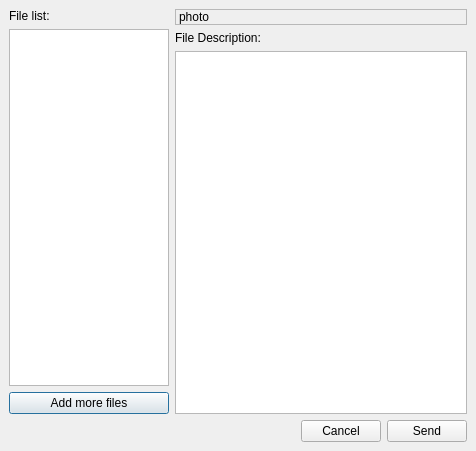
<ui version="4.0" >
 <class>albumFiletransferDialog</class>
 <widget class="QDialog" name="albumFiletransferDialog" >
  <property name="geometry" >
   <rect>
    <x>0</x>
    <y>0</y>
    <width>476</width>
    <height>451</height>
   </rect>
  </property>
  <property name="windowTitle" >
   <string>Filetransfer</string>
  </property>
  <property name="windowIcon" >
   <iconset>
    <normaloff>images/16x16/apps/jabbim.png</normaloff>images/16x16/apps/jabbim.png</iconset>
  </property>
  <layout class="QGridLayout" >
   <property name="margin" >
    <number>9</number>
   </property>
   <property name="spacing" >
    <number>6</number>
   </property>
   <item row="0" column="0" colspan="2" >
    <layout class="QHBoxLayout" >
     <property name="spacing" >
      <number>6</number>
     </property>
     <property name="margin" >
      <number>0</number>
     </property>
     <item>
      <layout class="QVBoxLayout" >
       <property name="spacing" >
        <number>6</number>
       </property>
       <property name="margin" >
        <number>0</number>
       </property>
       <item>
        <widget class="QLabel" name="label" >
         <property name="text" >
          <string>File list:</string>
         </property>
        </widget>
       </item>
       <item>
        <widget class="QListWidget" name="files" >
         <property name="maximumSize" >
          <size>
           <width>160</width>
           <height>16777215</height>
          </size>
         </property>
        </widget>
       </item>
       <item>
        <widget class="QPushButton" name="addFiles" >
         <property name="text" >
          <string>Add more files</string>
         </property>
        </widget>
       </item>
      </layout>
     </item>
     <item>
      <layout class="QVBoxLayout" >
       <property name="spacing" >
        <number>6</number>
       </property>
       <property name="margin" >
        <number>0</number>
       </property>
       <item>
        <widget class="QLabel" name="photo" >
         <property name="frameShape" >
          <enum>QFrame::StyledPanel</enum>
         </property>
         <property name="text" >
          <string>photo</string>
         </property>
        </widget>
       </item>
       <item>
        <widget class="QLabel" name="label_2" >
         <property name="text" >
          <string>File Description:</string>
         </property>
        </widget>
       </item>
       <item>
        <widget class="QTextEdit" name="description" />
       </item>
      </layout>
     </item>
    </layout>
   </item>
   <item row="1" column="1" >
    <layout class="QHBoxLayout" >
     <property name="spacing" >
      <number>6</number>
     </property>
     <property name="margin" >
      <number>0</number>
     </property>
     <item>
      <widget class="QPushButton" name="pushButton_2" >
       <property name="text" >
        <string>Cancel</string>
       </property>
      </widget>
     </item>
     <item>
      <widget class="QPushButton" name="pushButton" >
       <property name="text" >
        <string>Send</string>
       </property>
      </widget>
     </item>
    </layout>
   </item>
   <item row="1" column="0" >
    <spacer>
     <property name="orientation" >
      <enum>Qt::Horizontal</enum>
     </property>
     <property name="sizeHint" stdset="0" >
      <size>
       <width>211</width>
       <height>20</height>
      </size>
     </property>
    </spacer>
   </item>
  </layout>
 </widget>
 <resources/>
 <connections>
  <connection>
   <sender>pushButton_2</sender>
   <signal>clicked()</signal>
   <receiver>albumFiletransferDialog</receiver>
   <slot>reject()</slot>
   <hints>
    <hint type="sourcelabel" >
     <x>280</x>
     <y>269</y>
    </hint>
    <hint type="destinationlabel" >
     <x>236</x>
     <y>175</y>
    </hint>
   </hints>
  </connection>
  <connection>
   <sender>pushButton</sender>
   <signal>clicked()</signal>
   <receiver>albumFiletransferDialog</receiver>
   <slot>accept()</slot>
   <hints>
    <hint type="sourcelabel" >
     <x>352</x>
     <y>281</y>
    </hint>
    <hint type="destinationlabel" >
     <x>330</x>
     <y>167</y>
    </hint>
   </hints>
  </connection>
 </connections>
</ui>
